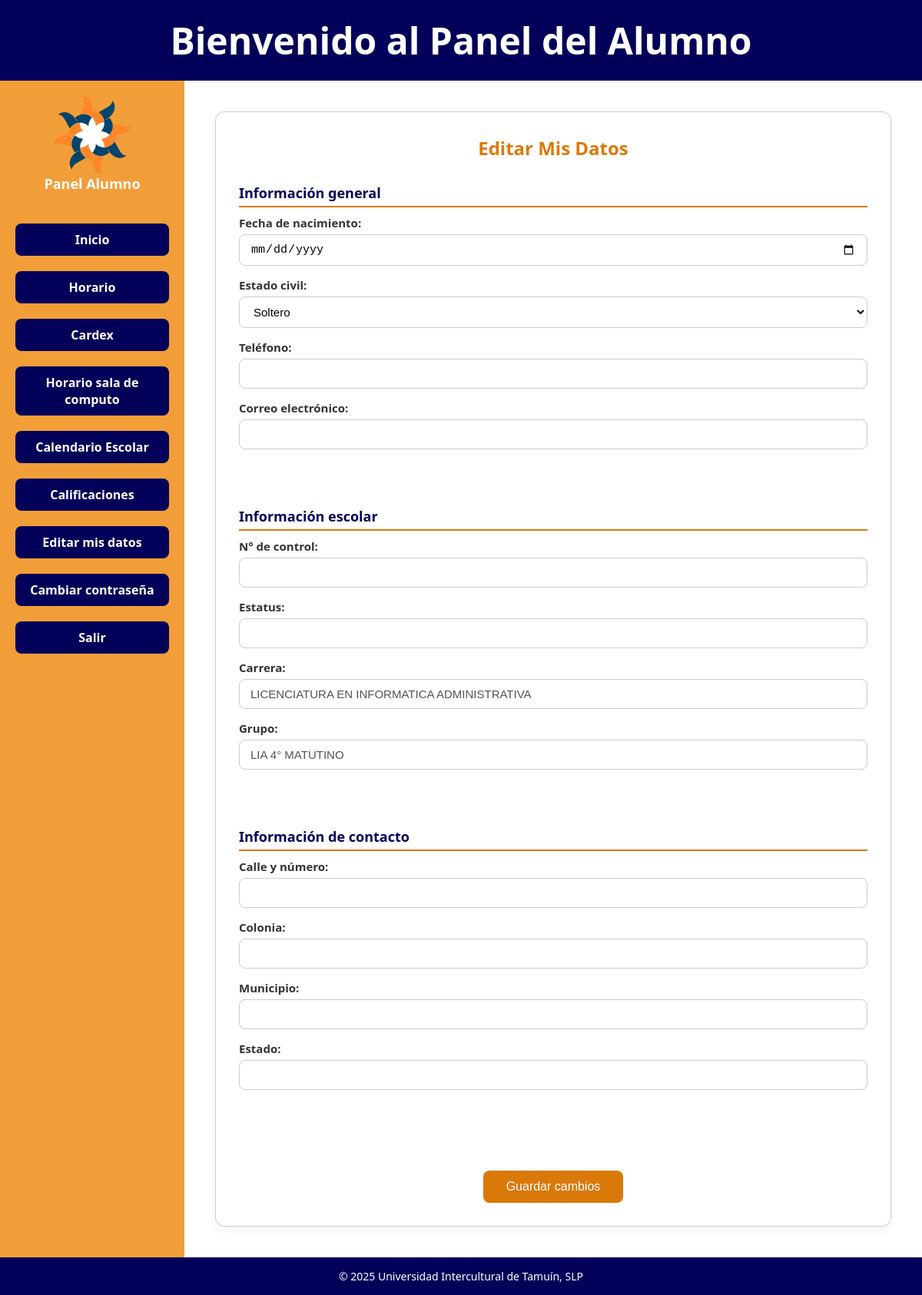
Page /panel_general_alumno.php?seccion=editar (signed in) on the committed database.
### tables this page shows
CREATE TABLE IF NOT EXISTS `alumnos` (
  `id_alumno` int NOT NULL AUTO_INCREMENT,
  `nombre_completo` varchar(100) NOT NULL,
  `usuario` varchar(20) NOT NULL,
  `contrasena` varchar(255) NOT NULL,
  `id_grupo` int NOT NULL,
  PRIMARY KEY (`id_alumno`),
  UNIQUE KEY `usuario` (`usuario`),
  KEY `id_grupo` (`id_grupo`)
);

CREATE TABLE IF NOT EXISTS `carreras` (
  `id_carrera` int NOT NULL AUTO_INCREMENT,
  `nombre_carrera` varchar(100) NOT NULL,
  PRIMARY KEY (`id_carrera`)
);

CREATE TABLE IF NOT EXISTS `grupos` (
  `id_grupo` int NOT NULL AUTO_INCREMENT,
  `nombre_grupo` varchar(100) NOT NULL,
  `id_carrera` int NOT NULL,
  `id_semestre` int DEFAULT NULL,
  PRIMARY KEY (`id_grupo`),
  KEY `id_carrera` (`id_carrera`),
  KEY `id_semestre` (`id_semestre`)
);

### editar_datos_alumno.php (the view, shortened to what this page needs)
<?php
include("conexion.php");
$id_alumno = $_SESSION['id_alumno'] ?? null;
$sql1 = "SELECT a.nombre_completo, g.nombre_grupo, c.nombre_carrera
         FROM alumnos a
         JOIN grupos g ON a.id_grupo = g.id_grupo
         JOIN carreras c ON g.id_carrera = c.id_carrera
         WHERE a.id_alumno = ?";
$stmt1 = $conn->prepare($sql1);
$stmt1->bind_param("i", $id_alumno);
$stmt1->execute();
$basicos = $stmt1->get_result()->fetch_assoc();
$stmt2 = $conn->prepare("SELECT * FROM datos_alumno WHERE id_alumno = ?");
$stmt2->bind_param("i", $id_alumno);
$stmt2->execute();
$extra = $stmt2->get_result()->fetch_assoc();
?>
<div class="card-datos">
  <h2>Editar Mis Datos</h2>
  <form action="procesar_edicion_datos.php" method="POST">
    <div class="datos-bloque">
      <h3>Información general</h3>
      <div class="form-group">
        <label for="nacimiento">Fecha de nacimiento:</label>
        <input type="date" id="nacimiento" name="nacimiento" value="<?= $extra['nacimiento'] ?? '' ?>" required>
      </div>
      <div class="form-group">
        <label for="estado_civil">Estado civil:</label>
        <select id="estado_civil" name="estado_civil">
          <option value="Soltero" <?= ($extra['estado_civil'] ?? '') === 'Soltero' ? 'selected' : '' ?>>Soltero</option>
        </select>
      </div>
      <div class="form-group">
        <label for="telefono">Teléfono:</label>
        <input type="tel" id="telefono" name="telefono" value="<?= $extra['telefono'] ?? '' ?>" required>
      </div>
      <div class="form-group">
        <label for="correo">Correo electrónico:</label>
        <input type="email" id="correo" name="correo" value="<?= $extra['correo'] ?? '' ?>" required>
      </div>
    </div>
    <div class="datos-bloque">
      <h3>Información escolar</h3>
      <div class="form-group">
        <label>N° de control:</label>
        <input type="text" value="<?= $extra['control'] ?? '' ?>" disabled>
      </div>
      <div class="form-group">
        <label>Estatus:</label>
        <input type="text" value="<?= $extra['estatus'] ?? '' ?>" disabled>
      </div>
      <div class="form-group">
        <label>Carrera:</label>
        <input type="text" value="<?= $basicos['nombre_carrera'] ?>" disabled>
      </div>
      <div class="form-group">
        <label>Grupo:</label>
        <input type="text" value="<?= $basicos['nombre_grupo'] ?>" disabled>
      </div>
    </div>
    <div class="datos-bloque">
      <h3>Información de contacto</h3>
      <div class="form-group">
        <label for="calle">Calle y número:</label>
        <input type="text" id="calle" name="calle" value="<?= $extra['calle'] ?? '' ?>">
      </div>
      <div class="form-group">
        <label for="colonia">Colonia:</label>
        <input type="text" id="colonia" name="colonia" value="<?= $extra['colonia'] ?? '' ?>">
      </div>
      <div class="form-group">
        <label for="municipio">Municipio:</label>
        <input type="text" id="municipio" name="municipio" value="<?= $extra['municipio'] ?? '' ?>">
      </div>
      <div class="form-group">
        <label for="estado">Estado:</label>
        <input type="text" id="estado" name="estado" value="<?= $extra['estado'] ?? '' ?>">
      </div>
    </div>
    <button type="submit">Guardar cambios</button>
  </form>
</div>

### panel_general_alumno.css (style rules this page uses)
* { box-sizing: border-box; margin: 0; padding: 0; }
body { font-family: 'Segoe UI', sans-serif; background-color: #f0f4f8; display: flex; flex-direction: column; min-height: 100vh; }
main h2 { color: #da790a; margin-bottom: 20px; }
.card-datos { background-color: #ffffff; border: 1px solid #ccc; border-radius: 12px; padding: 30px; box-shadow: 0 4px 12px rgba(0, 0, 0, 0.05); max-width: 900px; margin: 0 auto; }
.card-datos h2 { color: #da790a; text-align: center; margin-bottom: 30px; }
.datos-bloque { margin-bottom: 30px; }
.datos-bloque h3 { color: #030059; font-size: 18px; margin-bottom: 10px; border-bottom: 2px solid #da790a; padding-bottom: 5px; }
button { display: block; padding: 12px 30px; background-color: #da790a; color: white; border: none; border-radius: 8px; font-size: 16px; cursor: pointer; margin: 30px auto 0; transition: background-color 0.3s ease; }
input[disabled] { background-color: #f2f2f2; cursor: not-allowed; }
form { display: flex; flex-direction: column; gap: 30px; }
.form-group { display: flex; flex-direction: column; margin-bottom: 15px; }
.form-group label { font-weight: 600; margin-bottom: 5px; color: #333; font-size: 15px; }
input[type="text"], input[type="email"], input[type="tel"], input[type="time"], input[type="date"], select { width: 100%; padding: 10px 14px; font-size: 15px; border: 1px solid #ccc; border-radius: 8px; background-color: #fff; transition: border-color 0.2s ease; }

### rows in the picture
alumnos: nombre_carrera "LICENCIATURA EN INFORMATICA ADMINISTRATIVA", id_grupo.nombre_grupo "LIA 4° MATUTINO"
